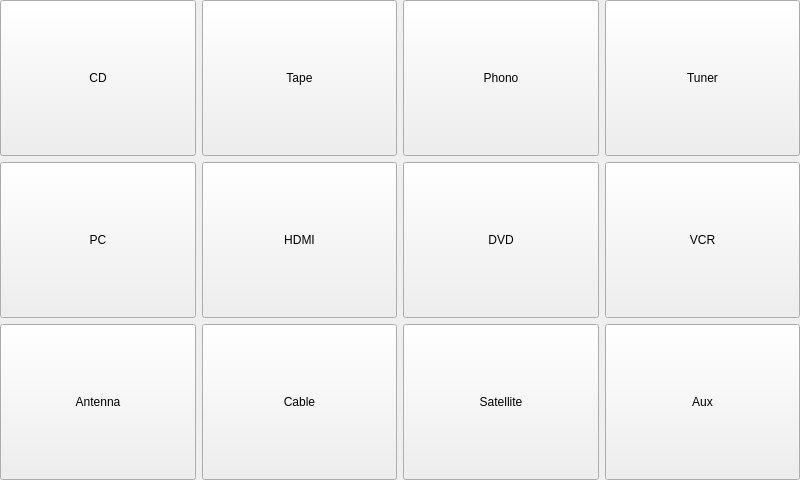
<?xml version="1.0" encoding="UTF-8"?>
<ui version="4.0">
 <class>PIRInputForm</class>
 <widget class="QWidget" name="PIRInputForm">
  <property name="geometry">
   <rect>
    <x>0</x>
    <y>0</y>
    <width>800</width>
    <height>480</height>
   </rect>
  </property>
  <property name="windowTitle">
   <string>Form</string>
  </property>
  <layout class="QGridLayout" name="gridLayout">
   <property name="margin">
    <number>0</number>
   </property>
   <item row="0" column="0">
    <widget class="QPushButton" name="cdInputButton">
     <property name="sizePolicy">
      <sizepolicy hsizetype="Expanding" vsizetype="Expanding">
       <horstretch>0</horstretch>
       <verstretch>0</verstretch>
      </sizepolicy>
     </property>
     <property name="text">
      <string>CD</string>
     </property>
    </widget>
   </item>
   <item row="0" column="1">
    <widget class="QPushButton" name="tapeInputButton">
     <property name="sizePolicy">
      <sizepolicy hsizetype="Expanding" vsizetype="Expanding">
       <horstretch>0</horstretch>
       <verstretch>0</verstretch>
      </sizepolicy>
     </property>
     <property name="text">
      <string>Tape</string>
     </property>
    </widget>
   </item>
   <item row="0" column="2">
    <widget class="QPushButton" name="phonoInputButton">
     <property name="sizePolicy">
      <sizepolicy hsizetype="Expanding" vsizetype="Expanding">
       <horstretch>0</horstretch>
       <verstretch>0</verstretch>
      </sizepolicy>
     </property>
     <property name="text">
      <string>Phono</string>
     </property>
    </widget>
   </item>
   <item row="0" column="3">
    <widget class="QPushButton" name="tunerInputButton">
     <property name="sizePolicy">
      <sizepolicy hsizetype="Expanding" vsizetype="Expanding">
       <horstretch>0</horstretch>
       <verstretch>0</verstretch>
      </sizepolicy>
     </property>
     <property name="text">
      <string>Tuner</string>
     </property>
    </widget>
   </item>
   <item row="1" column="0">
    <widget class="QPushButton" name="pcInputButton">
     <property name="sizePolicy">
      <sizepolicy hsizetype="Expanding" vsizetype="Expanding">
       <horstretch>0</horstretch>
       <verstretch>0</verstretch>
      </sizepolicy>
     </property>
     <property name="text">
      <string>PC</string>
     </property>
    </widget>
   </item>
   <item row="1" column="1">
    <widget class="QPushButton" name="hdmiInputButton">
     <property name="sizePolicy">
      <sizepolicy hsizetype="Expanding" vsizetype="Expanding">
       <horstretch>0</horstretch>
       <verstretch>0</verstretch>
      </sizepolicy>
     </property>
     <property name="text">
      <string>HDMI</string>
     </property>
    </widget>
   </item>
   <item row="1" column="2">
    <widget class="QPushButton" name="dvdInputButton">
     <property name="sizePolicy">
      <sizepolicy hsizetype="Expanding" vsizetype="Expanding">
       <horstretch>0</horstretch>
       <verstretch>0</verstretch>
      </sizepolicy>
     </property>
     <property name="text">
      <string>DVD</string>
     </property>
    </widget>
   </item>
   <item row="1" column="3">
    <widget class="QPushButton" name="vcrInputButton">
     <property name="sizePolicy">
      <sizepolicy hsizetype="Expanding" vsizetype="Expanding">
       <horstretch>0</horstretch>
       <verstretch>0</verstretch>
      </sizepolicy>
     </property>
     <property name="text">
      <string>VCR</string>
     </property>
    </widget>
   </item>
   <item row="2" column="0">
    <widget class="QPushButton" name="antennaInputButton">
     <property name="sizePolicy">
      <sizepolicy hsizetype="Expanding" vsizetype="Expanding">
       <horstretch>0</horstretch>
       <verstretch>0</verstretch>
      </sizepolicy>
     </property>
     <property name="text">
      <string>Antenna</string>
     </property>
    </widget>
   </item>
   <item row="2" column="1">
    <widget class="QPushButton" name="cableInputButton">
     <property name="sizePolicy">
      <sizepolicy hsizetype="Expanding" vsizetype="Expanding">
       <horstretch>0</horstretch>
       <verstretch>0</verstretch>
      </sizepolicy>
     </property>
     <property name="text">
      <string>Cable</string>
     </property>
    </widget>
   </item>
   <item row="2" column="2">
    <widget class="QPushButton" name="satelliteInputButton">
     <property name="sizePolicy">
      <sizepolicy hsizetype="Expanding" vsizetype="Expanding">
       <horstretch>0</horstretch>
       <verstretch>0</verstretch>
      </sizepolicy>
     </property>
     <property name="text">
      <string>Satellite</string>
     </property>
    </widget>
   </item>
   <item row="2" column="3">
    <widget class="QPushButton" name="auxInputButton">
     <property name="sizePolicy">
      <sizepolicy hsizetype="Expanding" vsizetype="Expanding">
       <horstretch>0</horstretch>
       <verstretch>0</verstretch>
      </sizepolicy>
     </property>
     <property name="text">
      <string>Aux</string>
     </property>
    </widget>
   </item>
  </layout>
 </widget>
 <resources/>
 <connections>
  <connection>
   <sender>PIRInputForm</sender>
   <signal>cdInputEnabled(bool)</signal>
   <receiver>cdInputButton</receiver>
   <slot>setEnabled(bool)</slot>
   <hints>
    <hint type="sourcelabel">
     <x>399</x>
     <y>239</y>
    </hint>
    <hint type="destinationlabel">
     <x>102</x>
     <y>83</y>
    </hint>
   </hints>
  </connection>
  <connection>
   <sender>PIRInputForm</sender>
   <signal>tapeInputEnabled(bool)</signal>
   <receiver>tapeInputButton</receiver>
   <slot>setEnabled(bool)</slot>
   <hints>
    <hint type="sourcelabel">
     <x>399</x>
     <y>239</y>
    </hint>
    <hint type="destinationlabel">
     <x>300</x>
     <y>83</y>
    </hint>
   </hints>
  </connection>
  <connection>
   <sender>PIRInputForm</sender>
   <signal>phonoInputEnabled(bool)</signal>
   <receiver>phonoInputButton</receiver>
   <slot>setEnabled(bool)</slot>
   <hints>
    <hint type="sourcelabel">
     <x>399</x>
     <y>239</y>
    </hint>
    <hint type="destinationlabel">
     <x>499</x>
     <y>83</y>
    </hint>
   </hints>
  </connection>
  <connection>
   <sender>PIRInputForm</sender>
   <signal>tunerInputEnabled(bool)</signal>
   <receiver>tunerInputButton</receiver>
   <slot>setEnabled(bool)</slot>
   <hints>
    <hint type="sourcelabel">
     <x>399</x>
     <y>239</y>
    </hint>
    <hint type="destinationlabel">
     <x>697</x>
     <y>83</y>
    </hint>
   </hints>
  </connection>
  <connection>
   <sender>PIRInputForm</sender>
   <signal>pcInputEnabled(bool)</signal>
   <receiver>pcInputButton</receiver>
   <slot>setEnabled(bool)</slot>
   <hints>
    <hint type="sourcelabel">
     <x>399</x>
     <y>239</y>
    </hint>
    <hint type="destinationlabel">
     <x>102</x>
     <y>241</y>
    </hint>
   </hints>
  </connection>
  <connection>
   <sender>PIRInputForm</sender>
   <signal>hdmiInputEnabled(bool)</signal>
   <receiver>hdmiInputButton</receiver>
   <slot>setEnabled(bool)</slot>
   <hints>
    <hint type="sourcelabel">
     <x>399</x>
     <y>239</y>
    </hint>
    <hint type="destinationlabel">
     <x>300</x>
     <y>241</y>
    </hint>
   </hints>
  </connection>
  <connection>
   <sender>PIRInputForm</sender>
   <signal>dvdInputEnabled(bool)</signal>
   <receiver>dvdInputButton</receiver>
   <slot>setEnabled(bool)</slot>
   <hints>
    <hint type="sourcelabel">
     <x>399</x>
     <y>239</y>
    </hint>
    <hint type="destinationlabel">
     <x>499</x>
     <y>241</y>
    </hint>
   </hints>
  </connection>
  <connection>
   <sender>PIRInputForm</sender>
   <signal>vcrInputEnabled(bool)</signal>
   <receiver>vcrInputButton</receiver>
   <slot>setEnabled(bool)</slot>
   <hints>
    <hint type="sourcelabel">
     <x>399</x>
     <y>239</y>
    </hint>
    <hint type="destinationlabel">
     <x>697</x>
     <y>241</y>
    </hint>
   </hints>
  </connection>
  <connection>
   <sender>PIRInputForm</sender>
   <signal>antennaInputEnabled(bool)</signal>
   <receiver>antennaInputButton</receiver>
   <slot>setEnabled(bool)</slot>
   <hints>
    <hint type="sourcelabel">
     <x>399</x>
     <y>239</y>
    </hint>
    <hint type="destinationlabel">
     <x>102</x>
     <y>399</y>
    </hint>
   </hints>
  </connection>
  <connection>
   <sender>PIRInputForm</sender>
   <signal>cableInputEnabled(bool)</signal>
   <receiver>cableInputButton</receiver>
   <slot>setEnabled(bool)</slot>
   <hints>
    <hint type="sourcelabel">
     <x>399</x>
     <y>239</y>
    </hint>
    <hint type="destinationlabel">
     <x>300</x>
     <y>399</y>
    </hint>
   </hints>
  </connection>
  <connection>
   <sender>PIRInputForm</sender>
   <signal>satelliteInputEnabled(bool)</signal>
   <receiver>satelliteInputButton</receiver>
   <slot>setEnabled(bool)</slot>
   <hints>
    <hint type="sourcelabel">
     <x>399</x>
     <y>239</y>
    </hint>
    <hint type="destinationlabel">
     <x>499</x>
     <y>399</y>
    </hint>
   </hints>
  </connection>
  <connection>
   <sender>PIRInputForm</sender>
   <signal>auxInputEnabled(bool)</signal>
   <receiver>auxInputButton</receiver>
   <slot>setEnabled(bool)</slot>
   <hints>
    <hint type="sourcelabel">
     <x>399</x>
     <y>239</y>
    </hint>
    <hint type="destinationlabel">
     <x>697</x>
     <y>399</y>
    </hint>
   </hints>
  </connection>
 </connections>
 <slots>
  <signal>cdInputEnabled(bool)</signal>
  <signal>tapeInputEnabled(bool)</signal>
  <signal>phonoInputEnabled(bool)</signal>
  <signal>tunerInputEnabled(bool)</signal>
  <signal>pcInputEnabled(bool)</signal>
  <signal>hdmiInputEnabled(bool)</signal>
  <signal>dvdInputEnabled(bool)</signal>
  <signal>vcrInputEnabled(bool)</signal>
  <signal>antennaInputEnabled(bool)</signal>
  <signal>cableInputEnabled(bool)</signal>
  <signal>satelliteInputEnabled(bool)</signal>
  <signal>auxInputEnabled(bool)</signal>
 </slots>
</ui>
